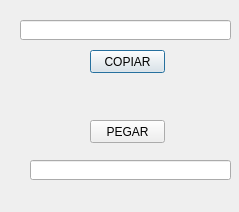
<?xml version="1.0" encoding="UTF-8"?>
<ui version="4.0">
 <class>CopiarPegarDialog</class>
 <widget class="QDialog" name="CopiarPegarDialog">
  <property name="geometry">
   <rect>
    <x>0</x>
    <y>0</y>
    <width>239</width>
    <height>212</height>
   </rect>
  </property>
  <property name="windowTitle">
   <string>Copiar y Pegar</string>
  </property>
  <widget class="QLineEdit" name="txt_origen">
   <property name="geometry">
    <rect>
     <x>20</x>
     <y>20</y>
     <width>211</width>
     <height>20</height>
    </rect>
   </property>
  </widget>
  <widget class="QLineEdit" name="txt_destino">
   <property name="geometry">
    <rect>
     <x>30</x>
     <y>160</y>
     <width>201</width>
     <height>20</height>
    </rect>
   </property>
  </widget>
  <widget class="QPushButton" name="btn_copiar">
   <property name="geometry">
    <rect>
     <x>90</x>
     <y>50</y>
     <width>75</width>
     <height>23</height>
    </rect>
   </property>
   <property name="text">
    <string>COPIAR</string>
   </property>
  </widget>
  <widget class="QPushButton" name="btn_pegar">
   <property name="geometry">
    <rect>
     <x>90</x>
     <y>120</y>
     <width>75</width>
     <height>23</height>
    </rect>
   </property>
   <property name="text">
    <string>PEGAR</string>
   </property>
  </widget>
 </widget>
 <resources/>
 <connections>
  <connection>
   <sender>btn_copiar</sender>
   <signal>pressed()</signal>
   <receiver>txt_origen</receiver>
   <slot>selectAll()</slot>
   <hints>
    <hint type="sourcelabel">
     <x>127</x>
     <y>58</y>
    </hint>
    <hint type="destinationlabel">
     <x>129</x>
     <y>33</y>
    </hint>
   </hints>
  </connection>
  <connection>
   <sender>btn_pegar</sender>
   <signal>clicked()</signal>
   <receiver>txt_destino</receiver>
   <slot>paste()</slot>
   <hints>
    <hint type="sourcelabel">
     <x>132</x>
     <y>135</y>
    </hint>
    <hint type="destinationlabel">
     <x>126</x>
     <y>165</y>
    </hint>
   </hints>
  </connection>
  <connection>
   <sender>btn_copiar</sender>
   <signal>released()</signal>
   <receiver>txt_origen</receiver>
   <slot>copy()</slot>
   <hints>
    <hint type="sourcelabel">
     <x>156</x>
     <y>63</y>
    </hint>
    <hint type="destinationlabel">
     <x>189</x>
     <y>38</y>
    </hint>
   </hints>
  </connection>
 </connections>
</ui>
